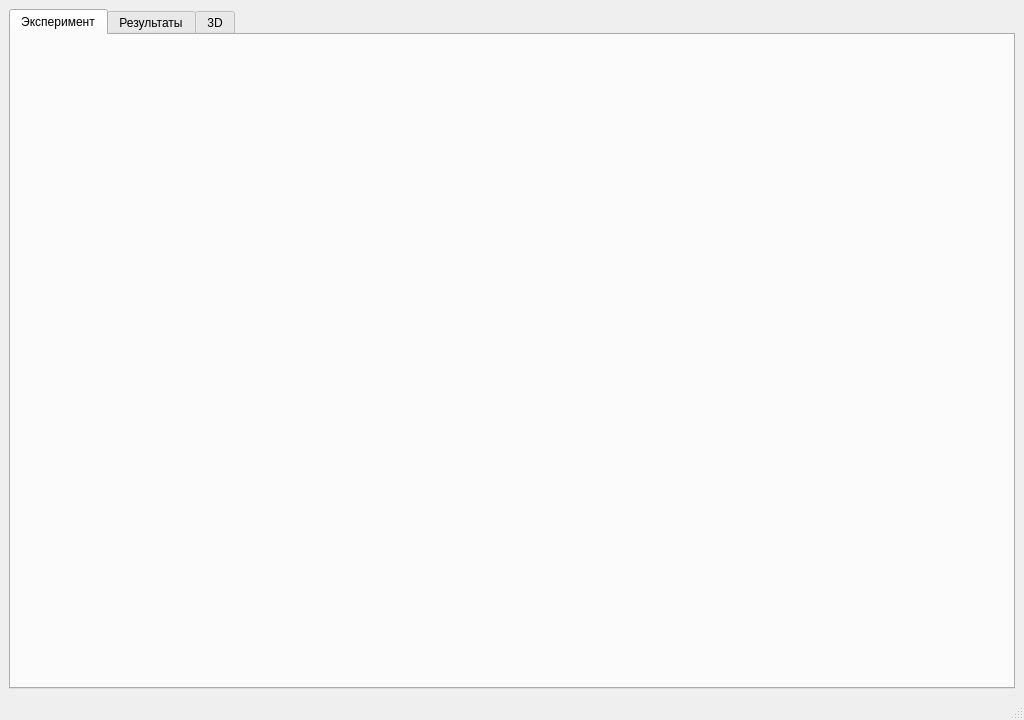
<?xml version="1.0" encoding="UTF-8"?>
<ui version="4.0">
 <class>MainWindow</class>
 <widget class="QMainWindow" name="MainWindow">
  <property name="geometry">
   <rect>
    <x>0</x>
    <y>0</y>
    <width>1024</width>
    <height>720</height>
   </rect>
  </property>
  <property name="windowTitle">
   <string>quadric-intersections</string>
  </property>
  <widget class="QWidget" name="centralwidget">
   <layout class="QVBoxLayout" name="verticalLayout">
    <item>
     <widget class="QTabWidget" name="tabWidget">
      <property name="currentIndex">
       <number>0</number>
      </property>
      <widget class="QWidget" name="experimentTab">
       <attribute name="title">
        <string>Эксперимент</string>
       </attribute>
      </widget>
      <widget class="QWidget" name="resultsTab">
       <attribute name="title">
        <string>Результаты</string>
       </attribute>
      </widget>
      <widget class="QWidget" name="viewTab">
       <attribute name="title">
        <string>3D</string>
       </attribute>
      </widget>
     </widget>
    </item>
   </layout>
  </widget>
  <widget class="QMenuBar" name="menubar">
   <property name="geometry">
    <rect>
     <x>0</x>
     <y>0</y>
     <width>1024</width>
     <height>22</height>
    </rect>
   </property>
  </widget>
  <widget class="QStatusBar" name="statusbar"/>
 </widget>
 <resources/>
 <connections/>
</ui>
